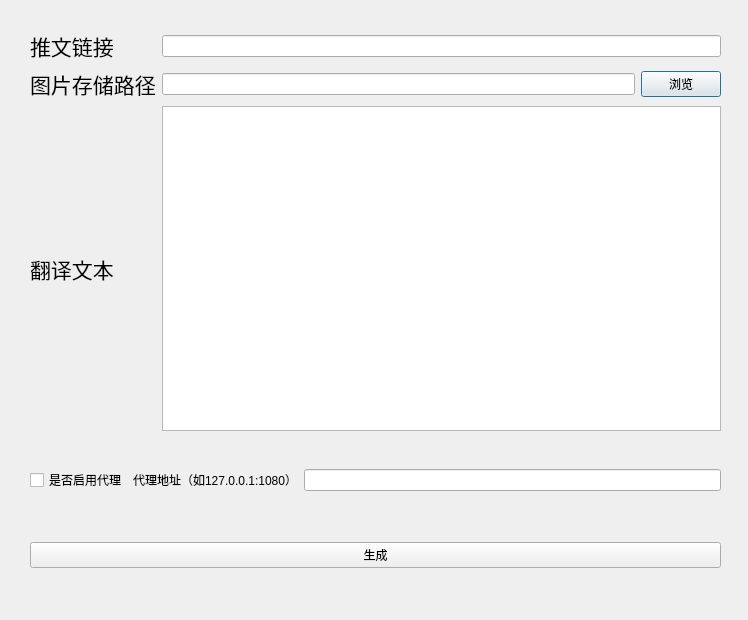
<?xml version="1.0" encoding="UTF-8"?>
<ui version="4.0">
 <class>Dialog</class>
 <widget class="QDialog" name="Dialog">
  <property name="geometry">
   <rect>
    <x>0</x>
    <y>0</y>
    <width>748</width>
    <height>620</height>
   </rect>
  </property>
  <property name="focusPolicy">
   <enum>Qt::NoFocus</enum>
  </property>
  <property name="windowTitle">
   <string>Matsuri_Translation</string>
  </property>
  <property name="toolTip">
   <string/>
  </property>
  <widget class="QWidget" name="formLayoutWidget">
   <property name="geometry">
    <rect>
     <x>30</x>
     <y>30</y>
     <width>691</width>
     <height>401</height>
    </rect>
   </property>
   <layout class="QGridLayout" name="gridLayout">
    <item row="1" column="0">
     <widget class="QLabel" name="label_img_path">
      <property name="font">
       <font>
        <family>微软雅黑</family>
        <pointsize>16</pointsize>
       </font>
      </property>
      <property name="text">
       <string>图片存储路径</string>
      </property>
     </widget>
    </item>
    <item row="2" column="0">
     <widget class="QLabel" name="label_translation">
      <property name="font">
       <font>
        <family>微软雅黑</family>
        <pointsize>16</pointsize>
       </font>
      </property>
      <property name="text">
       <string>翻译文本</string>
      </property>
     </widget>
    </item>
    <item row="0" column="0">
     <widget class="QLabel" name="label_link">
      <property name="font">
       <font>
        <family>微软雅黑</family>
        <pointsize>16</pointsize>
       </font>
      </property>
      <property name="text">
       <string>推文链接</string>
      </property>
     </widget>
    </item>
    <item row="1" column="1">
     <widget class="QLineEdit" name="lineEdit_img_file">
      <property name="text">
       <string/>
      </property>
     </widget>
    </item>
    <item row="0" column="1" colspan="2">
     <widget class="QLineEdit" name="lineEdit_link">
      <property name="text">
       <string/>
      </property>
     </widget>
    </item>
    <item row="2" column="1" colspan="2">
     <widget class="QTextEdit" name="textEdit_translation"/>
    </item>
    <item row="1" column="2">
     <widget class="QPushButton" name="pushButton_select_file">
      <property name="text">
       <string>浏览</string>
      </property>
     </widget>
    </item>
   </layout>
  </widget>
  <widget class="QWidget" name="gridLayoutWidget">
   <property name="geometry">
    <rect>
     <x>30</x>
     <y>430</y>
     <width>691</width>
     <height>101</height>
    </rect>
   </property>
   <layout class="QGridLayout" name="gridLayout_2">
    <item row="0" column="1">
     <widget class="QLabel" name="label_proxy">
      <property name="text">
       <string>代理地址（如127.0.0.1:1080）</string>
      </property>
     </widget>
    </item>
    <item row="0" column="0">
     <widget class="QCheckBox" name="checkBox_proxy">
      <property name="text">
       <string>是否启用代理</string>
      </property>
     </widget>
    </item>
    <item row="0" column="2">
     <widget class="QLineEdit" name="lineEdit_proxy"/>
    </item>
   </layout>
  </widget>
  <widget class="QWidget" name="gridLayoutWidget_2">
   <property name="geometry">
    <rect>
     <x>30</x>
     <y>530</y>
     <width>691</width>
     <height>51</height>
    </rect>
   </property>
   <layout class="QGridLayout" name="gridLayout_3">
    <item row="0" column="0">
     <widget class="QPushButton" name="pushButton_gen">
      <property name="text">
       <string>生成</string>
      </property>
      <property name="checkable">
       <bool>false</bool>
      </property>
     </widget>
    </item>
   </layout>
  </widget>
 </widget>
 <resources/>
 <connections/>
</ui>
